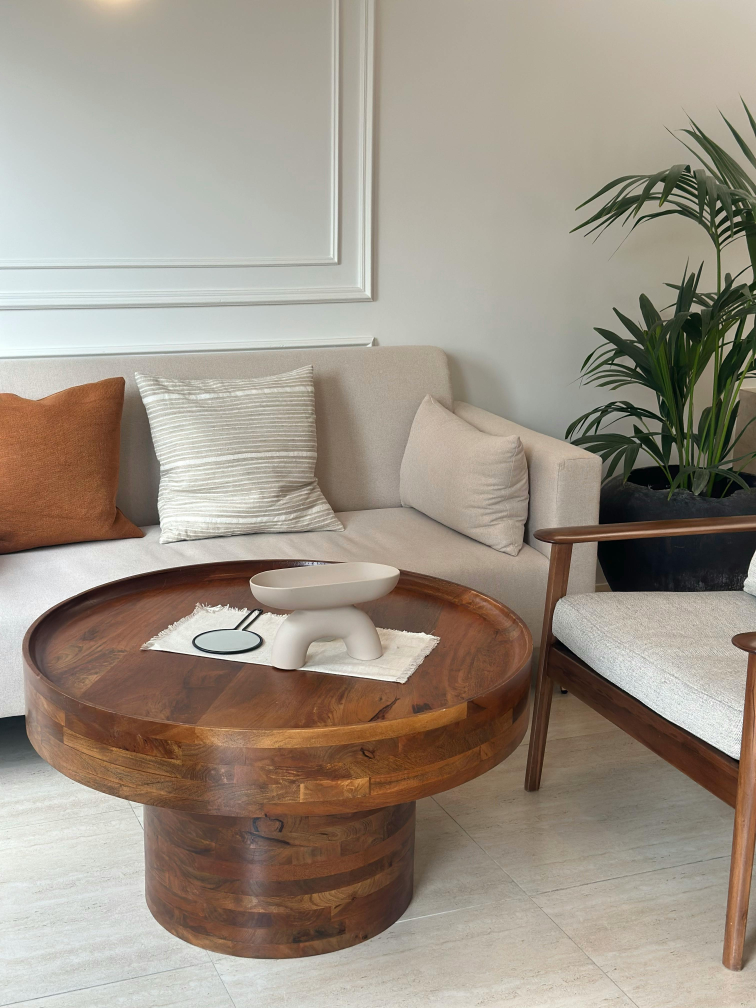
#> input picture Photos/img.jpg, 3024 x 4032 px (shown at 1/4 size)
$ python Scaling_photo.py
#> lines starting #> are read from the running program, lines starting #| are printed output that depends on the picture
import cv2 as cv

def fit_to_screen(image, max_width=900, max_height=700):
    height, width = image.shape[:2]
    scale = min(max_width / width, max_height / height, 1.0)
    new_size = (int(width * scale), int(height * scale))
    return cv.resize(image, new_size, interpolation=cv.INTER_AREA)

img = cv.imread('Photos/img.jpg')
#> img is the input picture: shape (4032, 3024, 3); mean B, G, R 133.9, 147, 157.4


if img is None:
    print("Image not found")

else:
    #normal image
    fitted_img = fit_to_screen(img)
#> in fit_to_screen, `return cv.resize(image, new_size, interpolation=cv.INTER_AREA)`:
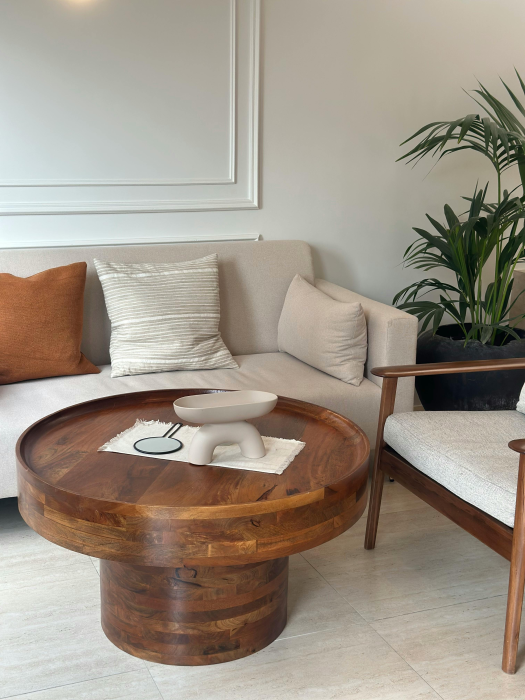
#> returned value: shape (700, 525, 3); mean of channels 0, 1, 2 133.9, 147, 157.4; drawn as B, G, R

    #gray image
    gray = cv.cvtColor(img,cv.COLOR_BGR2GRAY)
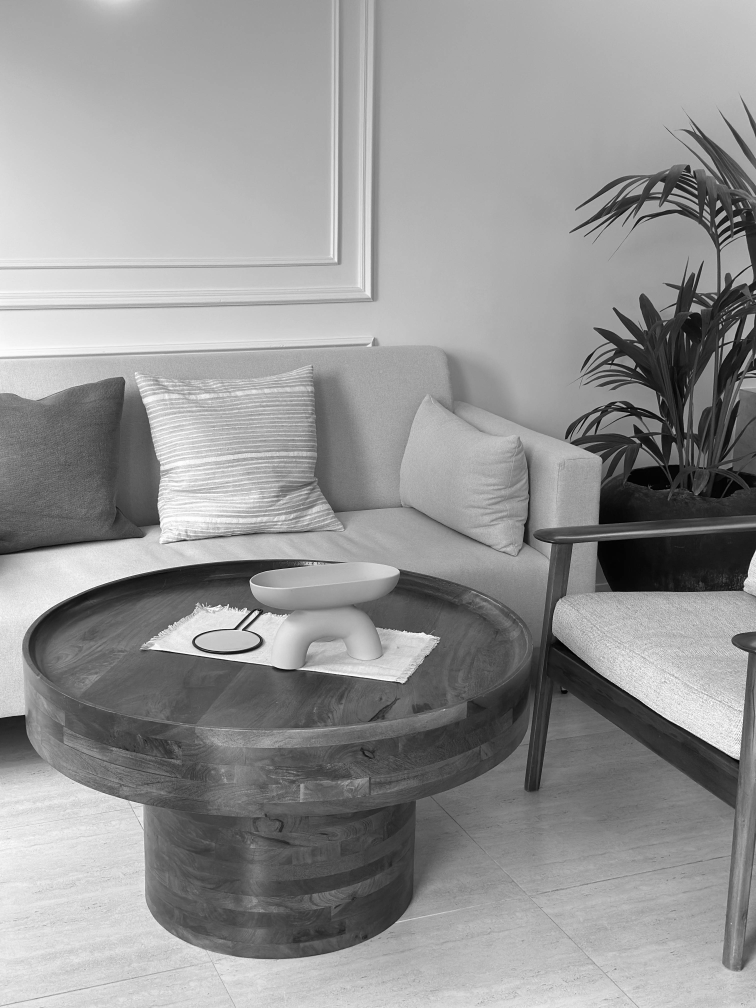
#> gray: shape (4032, 3024) (shown at 1/4 size); min 0, max 255, mean 148.6
    fitted_gray = fit_to_screen(gray)
#> call 2 of fit_to_screen, with max_width = 900, max_height = 700
#> in fit_to_screen (call 2), `return cv.resize(image, new_size, interpolation=cv.INTER_AREA)`:
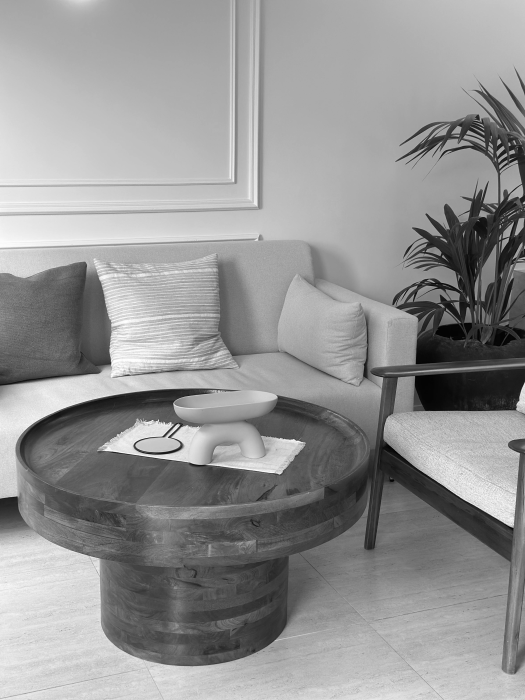
#> returned value: shape (700, 525); min 3, max 254, mean 148.6

    #blurred image
    blurred = cv.GaussianBlur(img,(9,9),cv.BORDER_DEFAULT)
    fitted_blurred = fit_to_screen(blurred)

    cv.imshow('Normal pc', fitted_img)
    cv.imshow('Gray',fitted_gray)
    cv.imshow('Blurred',fitted_blurred)

    cv.waitKey(0)
    cv.destroyAllWindows()

$ run again, with Photos/pc desk.jpg copied over Photos/img.jpg
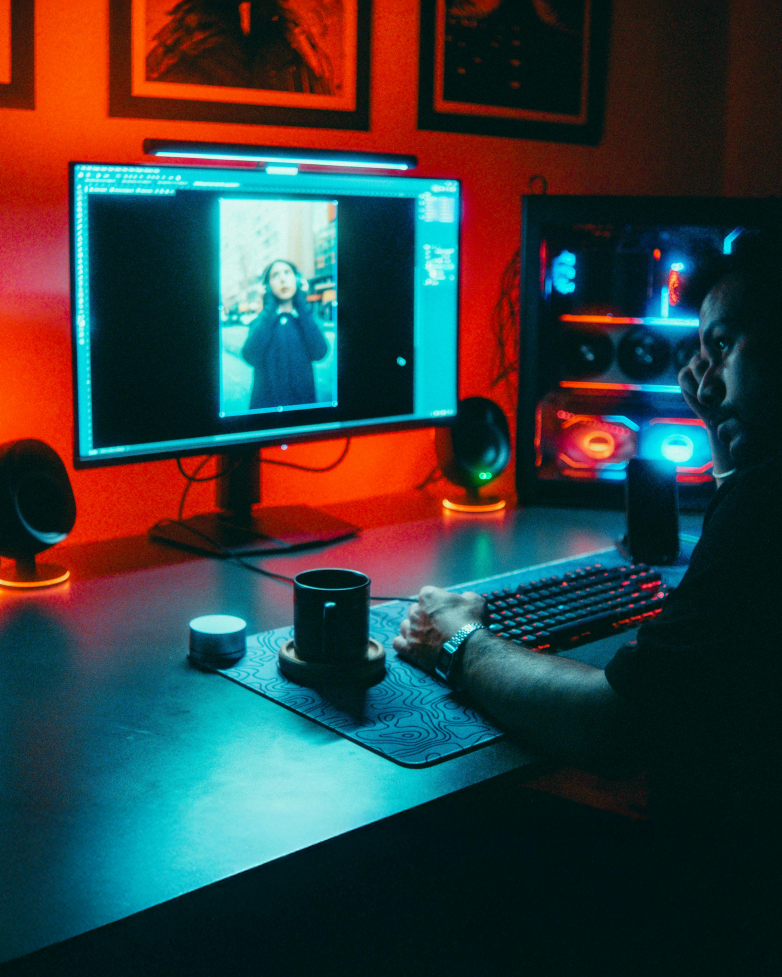
#> input picture Photos/pc desk.jpg, 4690 x 5862 px (shown at 1/6 size)
#> img is the input picture: shape (5862, 4690, 3); mean B, G, R 62.3, 62, 54.2
#> `gray = cv.cvtColor(img,cv.COLOR_BGR2GRAY)`:
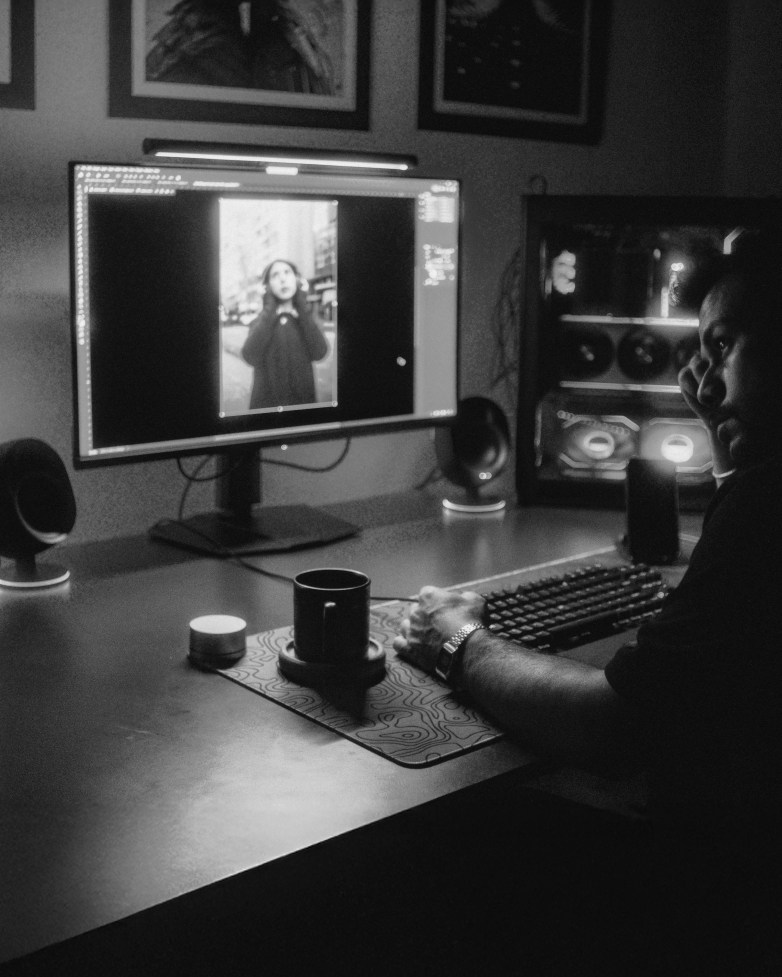
#> gray: shape (5862, 4690) (shown at 1/6 size); min 0, max 249, mean 59.7
#> in fit_to_screen (call 2), `return cv.resize(image, new_size, interpolation=cv.INTER_AREA)`:
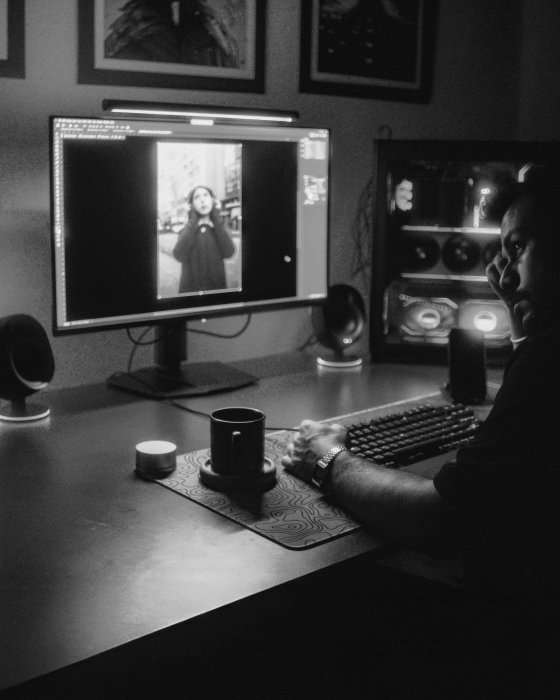
#> returned value: shape (700, 560); min 9, max 242, mean 59.7
